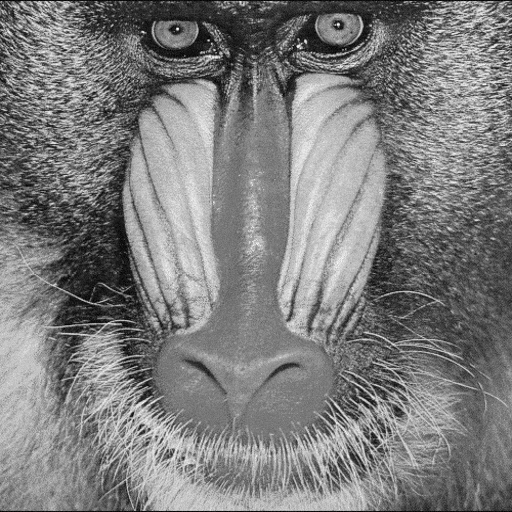
#> input picture Modulo I/Data/mandril.png, 512 x 512 px
$ jupyter execute '1.10.- Extracción_Archivos_de_imagen.ipynb'
#> lines starting #> are read from the running program, lines starting #| are printed output that depends on the picture; after the words box and inside, x2 and y2 are one past the last pixel; in counts of white or black regions, pixels touching at a corner belong together
<div style="background: linear-gradient(120deg, #1a3a5c 0%, #2d6a9f 60%, #4a9eda 100%); padding: 28px 36px; border-radius: 14px; display: flex; align-items: center; gap: 28px; box-shadow: 0 4px 18px rgba(0,0,0,0.18);">

    <div style="border-left: 2px solid rgba(255,255,255,0.4); padding-left: 28px;">
        <h1 style="margin: 0 0 8px 0; color: white; font-size: 1.5em; line-height: 1.3;">Ingeniería y Ciencia de Datos</h1>
        <h3 style="margin: 0 0 8px 0; color: white; font-size: 1.5em; line-height: 1.3;">Laboratorio de Procesamiento de Datos</h3>
        <h3 style="margin: 0; color: rgba(255,255,255,0.8); font-weight: normal; font-size: 1.05em;">Módulo 1: Extracción de datos de diferentes fuentes: Archivos de Imagen</h3>
    </div>
</div>

# Archivos de imagen

Una imagen digital puede interpretarse como una matriz de píxeles. En una imagen RGB, la forma suele ser `(alto, ancho, 3)`: el último eje contiene los canales rojo, verde y azul. En imágenes con transparencia puede aparecer un cuarto canal alfa.

Leer una imagen como arreglo permite crear características numéricas, por ejemplo promedios de color, histogramas, bordes o texturas. Antes de modelar conviene revisar el rango de valores, el tipo de dato, la orientación y si todas las imágenes tienen la misma resolución.

Las imágenes RGB almacenan información de color en tres canales: Rojo (R), Verde (G) y Azul (B). Para leer y manipular imágenes en Python, se pueden usar las librerías:

| Librería | Ideal para | Lectura |
|---|---|---|
| **Pillow (PIL)** | manipulación general: abrir, convertir formatos, redimensionar, filtros simples | `Image.open()` |
| **imageio** | entrada/salida sencilla hacia `numpy` | `imageio.imread()` |
| **Matplotlib** | lectura rápida y **visualización** | `plt.imread()` / `plt.imshow()` |
| **OpenCV (cv2)** | visión por computadora, muy rápido, muchos algoritmos (¡usa orden **BGR**!) | `cv2.imread()` |
| **scikit-image (skimage)** | procesamiento científico: filtros, segmentación, umbralización | `skimage.io.imread()` |
| **scipy.ndimage** | filtros y transformaciones sobre arreglos n-dimensionales | opera sobre arreglos |

>  casi todas devuelven un `ndarray`. Una vez en ese formato, se puede **escalar (resize)**, **recortar (crop)**, **limitar valores (clip)**, **filtrar (desenfoque/bordes)**, **rotar** y **umbralizar**.

En los siguientes ejemplos usaremos la imagen `Data/madril.bmp`.

[cell 1]
# Configuración común para ejecutar esta sección de forma independiente
import os
import pandas as pd
import numpy as np
import matplotlib.pyplot as plt

dir_base = os.getcwd()
print(dir_base)
ruta = os.path.join(dir_base, 'Data')
print(ruta)

[cell 2]
I=plt.imread(os.path.join(ruta,'mandril.png'))
#> I is the input picture: shape (512, 512) float32; min 0, max 1, mean 0.49
I.shape
#> Out = (512, 512)

[cell 3]
type(I)

[cell 4]
plt.imshow(I)

[cell 5]
I[0,0] # pixel (0,0) de la matriz roja
#> Out = 0.00392

[cell 6]
plt.imshow(I[:,:],cmap='gray') # Matriz roja

#### 1) NumPy puro

Como acabamos de ver con `I` y `G`, una imagen ya es un arreglo de NumPy: muchas operaciones no necesitan librerías extra. El **recorte** es *slicing*; el **volteo** es *slicing* con paso negativo; el **clip** limita los valores a un rango (evita que se "desborden" al ajustar el brillo). Partiendo de esta idea, veremos cómo cada librería especializada añade funciones más cómodas y potentes sobre el mismo arreglo.

[cell 7]
# Recorte, espejo y ajuste de brillo directamente sobre el arreglo `I` ya cargado
recorte  = I[20:150, 50:250]                        # crop por slicing [filas, columnas]
volteada = I[:, ::-1]                               # espejo horizontal
# Subir el brillo +10 y usar clip para no pasar de 255
brillo   = np.clip(I.astype(int) + 10, 0, 255).astype(np.uint8)
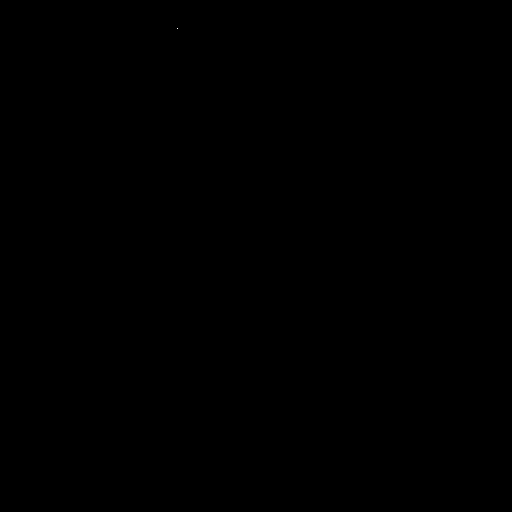
#> brillo: shape (512, 512); values 10 (black) and 11 (white), 0% white in thin lines or dots, all inside (x1, y1, x2, y2) = (177, 28, 178, 29)

fig, ax = plt.subplots(1, 3, figsize=(12, 4))
ax[0].imshow(recorte);  ax[0].set_title('crop (slicing)'); ax[0].axis('off')
ax[1].imshow(volteada); ax[1].set_title('espejo');         ax[1].axis('off')
ax[2].imshow(brillo);   ax[2].set_title('brillo + clip');  ax[2].axis('off')
plt.show()

#### 2) Pillow (PIL)

Pillow trabaja con objetos `Image`. Permite conocer tamaño y modo de color, convertir a arreglo de NumPy y aplicar transformaciones encadenadas.

[cell 8]
from PIL import Image, ImageFilter

img = Image.open(os.path.join(ruta, 'mandril.png'))
print('Tamaño (ancho, alto):', img.size)
#| Tamaño (ancho, alto): (512, 512)
print('Modo de color       :', img.mode)
#| Modo de color       : L

# Un objeto Image se convierte a arreglo de NumPy con np.array
arr = np.array(img)
print('Forma como arreglo  :', arr.shape)
#| Forma como arreglo  : (512, 512)

# Arreglos que reutilizaremos en el resto del notebook para evitar releer el archivo
img_rgb = np.array(img.convert('RGB'))
gris    = np.array(img.convert('L'))

[cell 9]
# Escalamiento (resize), recorte (crop) y rotación
img_pequena = img.resize((100, 100))        # forzar 100x100 px
img_recorte = img.crop((50, 20, 250, 150))  # (izq, arriba, der, abajo)
img_rotada  = img.rotate(45, expand=True)   # rotar 45°

fig, ax = plt.subplots(1, 3, figsize=(12, 4))
ax[0].imshow(img_pequena); ax[0].set_title('resize 100x100'); ax[0].axis('off')
ax[1].imshow(img_recorte); ax[1].set_title('crop');           ax[1].axis('off')
ax[2].imshow(img_rotada);  ax[2].set_title('rotate 45°');     ax[2].axis('off')
plt.show()

[cell 10]
# Filtros integrados de Pillow: desenfoque y detección de bordes
img_pil_rgb = img.convert('RGB')
img_blur    = img_pil_rgb.filter(ImageFilter.GaussianBlur(radius=3))
img_edges   = img_pil_rgb.filter(ImageFilter.FIND_EDGES)

fig, ax = plt.subplots(1, 3, figsize=(12, 4))
ax[0].imshow(img_pil_rgb); ax[0].set_title('original');     ax[0].axis('off')
ax[1].imshow(img_blur);    ax[1].set_title('GaussianBlur'); ax[1].axis('off')
ax[2].imshow(img_edges);   ax[2].set_title('FIND_EDGES');   ax[2].axis('off')
plt.show()

#### 3) imageio: lectura directa a NumPy

`imageio` es la forma más simple de pasar una imagen a un arreglo (y de guardarla). Es el motor de lectura que usan otras librerías por debajo.

[cell 11]
import imageio.v2 as imageio

img_arr = imageio.imread(os.path.join(ruta,'mandril.png'))
print('Tipo :', type(img_arr))
#| Tipo : <class 'numpy.ndarray'>
print('Forma:', img_arr.shape, '| dtype:', img_arr.dtype)
#| Forma: (512, 512) | dtype: uint8
plt.imshow(img_arr); plt.axis('off'); plt.show()

#### 4) OpenCV (cv2)

OpenCV es el estándar en visión por computadora. Su única "trampa" es que lee los canales en orden **BGR** en vez de RGB, así que para visualizar con matplotlib hay que convertir con `cv2.cvtColor`.

[cell 12]
import cv2
import numpy as np

# cv2.imread falla con rutas que tienen acentos en Windows; leemos los bytes y decodificamos
img_bgr = cv2.imdecode(np.fromfile(os.path.join(ruta, 'butterfly.jpg'), dtype=np.uint8), cv2.IMREAD_COLOR)
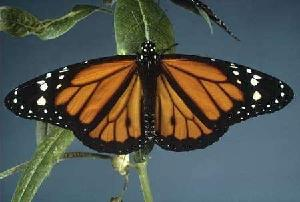
#> input picture Modulo I/Data/butterfly.jpg, 300 x 202 px
#> img_bgr is the input picture: shape (202, 300, 3); mean B, G, R 78, 84.7, 81.2
img_rgb_cv = cv2.cvtColor(img_bgr, cv2.COLOR_BGR2RGB)
print('Forma (alto, ancho, canales):', img_bgr.shape)
#| Forma (alto, ancho, canales): (202, 300, 3)

fig, ax = plt.subplots(1, 2, figsize=(9, 4))
ax[0].imshow(img_bgr);    ax[0].set_title('BGR (mal interpretado)'); ax[0].axis('off')
ax[1].imshow(img_rgb_cv); ax[1].set_title('RGB (correcto)');         ax[1].axis('off')
plt.show()
#> figure, not shown here; B, G, R data is drawn as R, G, B

[cell 13]
# Escalamiento, escala de grises, desenfoque, bordes (Canny) y umbralización
gris   = cv2.cvtColor(img_bgr, cv2.COLOR_BGR2GRAY)
escala = cv2.resize(img_rgb_cv, None, fx=0.5, fy=0.5)      # reducir 50%
desenf = cv2.GaussianBlur(img_rgb_cv, (7, 7), 0)
bordes = cv2.Canny(gris, 100, 200)
#> bordes: shape (202, 300); 10.3% white in thin lines or dots
_, umbral = cv2.threshold(gris, 127, 255, cv2.THRESH_BINARY)
#> umbral: shape (202, 300); 7.7% white; 267 white regions (233 under 20 px), largest, box (x1, y1, x2, y2) and area: (138, 161, 152, 202) 272, (73, 65, 123, 84) 254, (131, 77, 139, 129) 254

fig, ax = plt.subplots(1, 4, figsize=(15, 4))
ax[0].imshow(escala);              ax[0].set_title('resize 50%');   ax[0].axis('off')
ax[1].imshow(desenf);              ax[1].set_title('GaussianBlur'); ax[1].axis('off')
ax[2].imshow(bordes, cmap='gray'); ax[2].set_title('Canny');        ax[2].axis('off')
ax[3].imshow(umbral, cmap='gray'); ax[3].set_title('threshold');    ax[3].axis('off')
plt.show()

#### Guardar el resultado

Todas las librerías pueden **escribir** imágenes: `img.save(...)` en Pillow, `cv2.imwrite(...)`, `imageio.imwrite(...)` o `plt.imsave(...)`. Así se persiste el resultado de un pipeline de procesamiento.

[cell 14]
# Guardar una versión procesada (Pillow)
img_blur.save(ruta + 'imagen_procesada.png')
print('Imagen guardada en:', ruta + 'imagen_procesada.png')

###  Operaciones con imágenes

Como una imagen es un arreglo, se pueden aplicar **operaciones aritméticas y lógicas** píxel a píxel: sumar/restar (brillo), multiplicar (contraste), mezclar dos imágenes, invertir colores (negativo) o aplicar máscaras. **NumPy** y **OpenCV** son las mejores opciones porque operan de forma vectorizada sobre el arreglo.

> **Cuidado con el desbordamiento:** en `uint8` los valores van de 0 a 255. Si sumas y superas 255, el valor "da la vuelta". Por eso se usa `np.clip` o funciones de OpenCV como `cv2.add` / `cv2.addWeighted`, que **saturan** en el límite.

[cell 15]
# Reutilizamos `img_rgb`, ya cargado en la sección de Pillow
negativo   = 255 - img_rgb_cv                                          # invertir colores
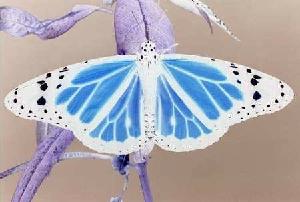
#> negativo: shape (202, 300, 3); mean R, G, B 173.8, 170.3, 177
mas_brillo = np.clip(img_rgb_cv.astype(int) + 60, 0, 255).astype(np.uint8)
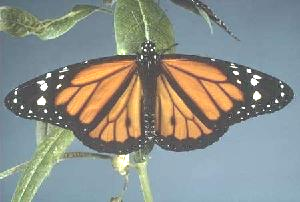
#> mas_brillo: shape (202, 300, 3); mean R, G, B 140.7, 144.4, 137.7
contraste  = np.clip(img_rgb_cv.astype(int) * 1.5, 0, 255).astype(np.uint8)   # x1.5
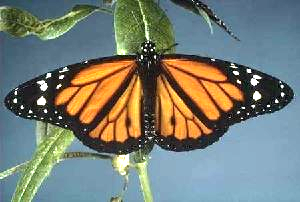
#> contraste: shape (202, 300, 3); mean R, G, B 118.9, 125.9, 116

fig, ax = plt.subplots(1, 4, figsize=(15, 4))
for a, im, t in zip(ax, [img_rgb_cv, negativo, mas_brillo, contraste],
                    ['original', 'negativo (255 - I)', 'brillo +60', 'contraste x1.5']):
    a.imshow(im); a.set_title(t); a.axis('off')
#> this loop made 4 passes
#> t on passes 1 to 4: 'original', 'negativo (255 - I)', 'brillo +60', 'contraste x1.5'
plt.show()

[cell 16]
# Mezcla ponderada de dos imágenes (blending): alpha*A + beta*B
volteada = np.ascontiguousarray(img_rgb_cv[:, ::-1])            # segunda "imagen": espejo
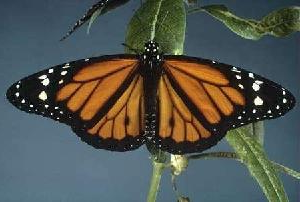
#> volteada: shape (202, 300, 3); mean R, G, B 81.2, 84.7, 78
mezcla = cv2.addWeighted(img_rgb_cv, 0.6, volteada, 0.4, 0)

fig, ax = plt.subplots(1, 3, figsize=(12, 4))
ax[0].imshow(img_rgb_cv);  ax[0].set_title('A');              ax[0].axis('off')
ax[1].imshow(volteada); ax[1].set_title('B (espejo)');     ax[1].axis('off')
ax[2].imshow(mezcla);   ax[2].set_title('0.6·A + 0.4·B');  ax[2].axis('off')
plt.show()

[cell 17]
gris

[cell 18]
# Operación lógica con máscara: conservar solo los píxeles brillantes (reutilizamos `gris`)
mascara = gris > 100                                # True donde es brillante
#> mascara: shape (202, 300) bool; 34.8% white; 272 white regions (237 under 20 px), largest, box (x1, y1, x2, y2) and area: (112, 106, 300, 202) 11702, (0, 121, 97, 202) 1623, (167, 66, 219, 119) 779

resultado = img_rgb_cv.copy()
resultado[~mascara] = 0                             # apagar el resto
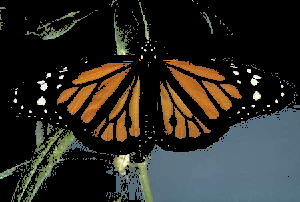
#> resultado: shape (202, 300, 3); mean R, G, B 43.3, 42.3, 36.7

fig, ax = plt.subplots(1, 3, figsize=(12, 4))
ax[0].imshow(gris, cmap='gray');    ax[0].set_title('gris');            ax[0].axis('off')
ax[1].imshow(mascara, cmap='gray'); ax[1].set_title('máscara (>100)');  ax[1].axis('off')
ax[2].imshow(resultado);            ax[2].set_title('máscara aplicada');ax[2].axis('off')
plt.show()

###  Análisis de componentes

"Componentes" tiene dos sentidos en imágenes:

1. **Componentes de color:** los canales R, G y B. Analizarlos por separado y ver sus **histogramas** revela la distribución de intensidades y el color dominante.
2. **Componentes conexas:** grupos de píxeles vecinos que forman un mismo objeto. **Etiquetarlas** permite contar y medir objetos en una imagen binarizada.

[cell 19]
# Componentes de color: separar canales y comparar sus histogramas (reutilizamos `img_rgb`)
R, G, B = img_rgb[:, :, 0], img_rgb[:, :, 1], img_rgb[:, :, 2]

fig, ax = plt.subplots(1, 4, figsize=(16, 4))
ax[0].imshow(R, cmap='Reds');   ax[0].set_title('Canal R'); ax[0].axis('off')
ax[1].imshow(G, cmap='Greens'); ax[1].set_title('Canal G'); ax[1].axis('off')
ax[2].imshow(B, cmap='Blues');  ax[2].set_title('Canal B'); ax[2].axis('off')
for canal, c in zip([R, G, B], ['red', 'green', 'blue']):
    ax[3].hist(canal.ravel(), bins=50, color=c, alpha=0.5)
#> this loop made 3 passes
ax[3].set_title('Histograma por canal')
plt.show()
#> figure, not shown here; panel 4: tallest bar 11801 high, from x = 117.3 to 122.4; panel 4: tallest bar 11801 high, from x = 117.3 to 122.4; panel 4: tallest bar 11801 high, from x = 117.3 to 122.4

print('Intensidad media -> R: %.1f  G: %.1f  B: %.1f' % (R.mean(), G.mean(), B.mean()))
#| Intensidad media -> R: 125.0  G: 125.0  B: 125.0

[cell 20]
from skimage import measure, color as skcolor, filters

# Componentes conexas: binarizar y etiquetar los objetos (reutilizamos `gris`)
binaria = gris > filters.threshold_otsu(gris)          # binarización automática (Otsu)
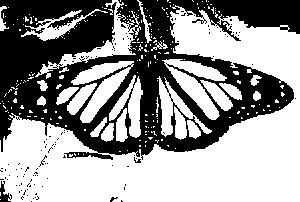
#> binaria: shape (202, 300) bool; 58.9% white; 124 black regions (121 under 20 px), largest, box (x1, y1, x2, y2) and area: (0, 0, 300, 160) 24479, (0, 181, 12, 202) 118, (134, 157, 141, 163) 21

etiquetas = measure.label(binaria)                     # etiquetar componentes conexas
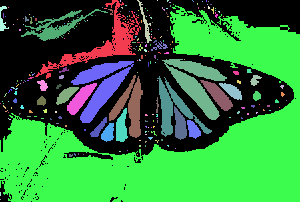
#> etiquetas: shape (202, 300) int32; 234 distinct labels, from 0 to 233; one colour per label, 0 black
print('Número de componentes detectadas:', etiquetas.max())
#| Número de componentes detectadas: 233

fig, ax = plt.subplots(1, 3, figsize=(12, 4))
ax[0].imshow(gris, cmap='gray');    ax[0].set_title('gris');           ax[0].axis('off')
ax[1].imshow(binaria, cmap='gray'); ax[1].set_title('binaria (Otsu)'); ax[1].axis('off')
ax[2].imshow(skcolor.label2rgb(etiquetas, bg_label=0)); ax[2].set_title('componentes etiquetadas'); ax[2].axis('off')
plt.show()
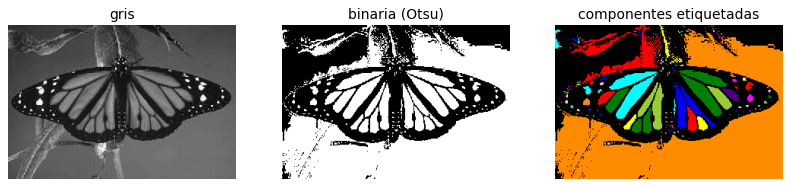
#> figure drawn by matplotlib, 3 panels
